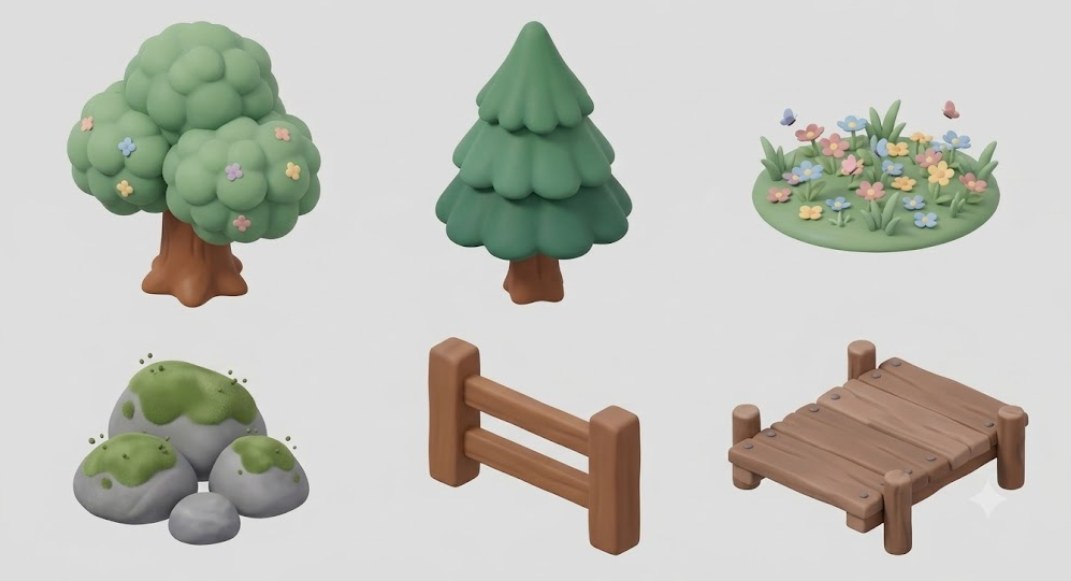
#> input picture art_source/reference/nature_props.png, 1071 x 581 px, given in place of logo_icons.webp, which was not available
$ python extract_reference.py
#> lines starting #> are read from the running program, lines starting #| are printed output that depends on the picture; after the words box and inside, x2 and y2 are one past the last pixel; in counts of white or black regions, pixels touching at a corner belong together; pictures that were not available may be replaced by others from this repository, and a replacement may not be noted
#!/usr/bin/env python3
"""참고 이미지(art_source/reference)에서 로고·HUD 아이콘·아이템 아이콘을 오려 투명 PNG로 저장한다.

배경(회색 단색 또는 바둑판 무늬)과 그 위의 옅은 그림자를 가장자리부터 지우고, 경계는 배경과의 색 차이로 부드럽게 만든다.
사용: python3 tools/art/extract_reference.py   (numpy, pillow, scipy 필요)
"""
from pathlib import Path

import numpy as np
from PIL import Image
from scipy import ndimage

ROOT = Path(__file__).resolve().parents[2]
REF = ROOT / "art_source" / "reference"

# (원본, 자를 영역 x0, y0, x1, y1, 저장 경로, 긴 변 크기[, 지울 영역(원본 좌표)])
CROPS = [
    ("logo_icons.webp", (286, 10, 652, 222), "assets/ui/logo.png", 720),
    ("logo_icons.webp", (403, 414, 578, 592), "assets/ui/icons/map.png", 128),
    ("logo_icons.webp", (489, 234, 665, 413), "assets/ui/icons/fishing.png", 128),
    ("logo_icons.webp", (610, 416, 781, 590), "assets/ui/icons/shop.png", 128),
    ("furniture.png", (40, 40, 264, 258), "assets/icons/items/log_stool.png", 128),
    ("furniture.png", (340, 72, 708, 258), "assets/icons/items/braided_rug.png", 128),
    ("furniture.png", (814, 20, 990, 276), "assets/icons/items/bookshelf.png", 128),
    ("furniture.png", (70, 283, 434, 563), "assets/icons/items/quilt_bed.png", 128),
    ("furniture.png", (562, 299, 724, 558), "assets/icons/items/flower_pot.png", 128),
    ("furniture.png", (856, 296, 957, 558), "assets/icons/items/floor_lamp.png", 128),
    ("fishing_items.png", (47, 49, 414, 533), "assets/icons/items/rod.png", 128, (300, 330, 414, 533)),
    ("fishing_items.png", (561, 49, 744, 284), "assets/icons/items/wooden_bucket.png", 128),
    ("fishing_items.png", (817, 355, 1001, 524), "assets/icons/items/spiral_shell.png", 128),
]


def background_mask(rgb: np.ndarray, checker: bool) -> np.ndarray:
    """배경이 될 수 있는 화소 (가장자리와 이어진 것만 실제로 지운다)."""
#> called with checker = True
    hi = rgb.max(axis=2)
    lo = rgb.min(axis=2)
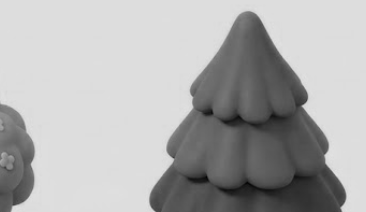
#> lo: shape (212, 366) int32; min 3, max 227, mean 174.5
    neutral = (hi - lo) < 16
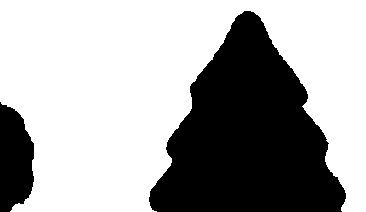
#> neutral: shape (212, 366) bool; 65.4% white; 2 black regions, box (x1, y1, x2, y2) and area: (149, 11, 346, 212) 23949, (0, 102, 34, 212) 2936
    if checker:
        return neutral & (lo > 170)
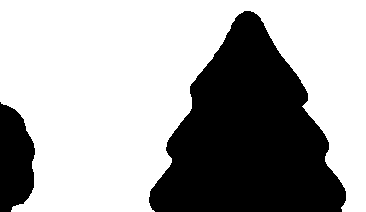
#> returned value: shape (212, 366) bool; 65.1% white; 2 black regions, box (x1, y1, x2, y2) and area: (149, 11, 346, 212) 24076, (0, 102, 35, 212) 2988
    # 단색 배경과 그 위의 옅은 그림자(같은 회색 계열로 조금 어두운 것).
    ref = np.median(rgb[:6, :6].reshape(-1, 3), axis=0)
    return neutral & (lo > ref.min() - 48)


def cut_out(rgb: np.ndarray, checker: bool) -> np.ndarray:
    maybe_bg = background_mask(rgb, checker)
    labels, _ = ndimage.label(maybe_bg)
    border = set(np.unique(np.concatenate([labels[0], labels[-1], labels[:, 0], labels[:, -1]]))) - {0}
#> border = 1 item
    bg = np.isin(labels, list(border))
    fg = ~bg
    # 작은 부스러기(워터마크 조각, 바둑판 틈)는 버리고, 가장 큰 덩어리와 그 근처만 남긴다.
    lab, n = ndimage.label(fg)
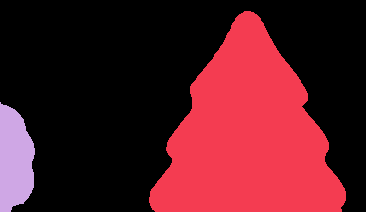
#> lab: shape (212, 366) int32; 3 distinct labels, from 0 to 2; one colour per label, 0 black
#> n = 2
    if n > 1:
        sizes = ndimage.sum(fg, lab, range(1, n + 1))
#> sizes = [24076, 2988]
        keep = np.zeros(n + 1, bool)
#> keep = [False, False, False]
        keep[1:] = sizes >= max(sizes.max() * 0.04, 40)
        fg = keep[lab]
    fg = ndimage.binary_fill_holes(fg)
    if not checker:
        # 낚싯줄과 대 사이처럼 물건에 둘러싸인 배경은 가장자리와 이어지지 않아 남는다. 배경색과 거의 같은 덩어리는 뚫는다.
        ref = np.median(rgb[:6, :6].reshape(-1, 3), axis=0)
        same = (np.abs(rgb - ref).max(axis=2) < 10)
        lab, n = ndimage.label(same & fg)
        if n > 0:
            sizes = ndimage.sum(same, lab, range(1, n + 1))
            big = np.zeros(n + 1, bool)
            big[1:] = sizes > 30
            fg = fg & ~big[lab]
    # 경계 1~2px는 반투명하게: 안쪽으로부터의 거리로 알파를 준다.
    inside = ndimage.distance_transform_edt(fg)
    alpha = np.clip(inside / 1.6, 0.0, 1.0)
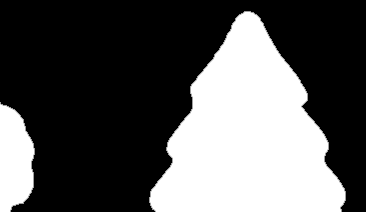
#> alpha: shape (212, 366) float64; min 0, max 1, mean 0.346
    return (alpha * 255).astype(np.uint8)


def save_crop(src: str, box: tuple, out: str, size: int, erase: tuple | None = None) -> None:
    image = Image.open(REF / src).convert("RGB")
    if erase is not None:
        # 이웃 물건이 겹쳐 들어오는 곳은 배경색으로 덮는다.
        bg = image.getpixel((2, 2))
        Image.Image.paste(image, bg, erase)
    crop = np.asarray(image.crop(box)).astype(np.int32)
    alpha = cut_out(crop, src.endswith(".webp"))
    rgba = np.dstack([crop.astype(np.uint8), alpha])
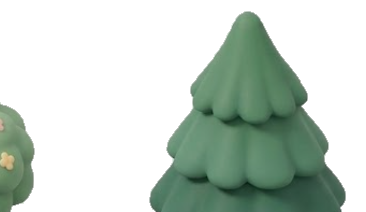
#> rgba: shape (212, 366, 4); mean R, G, B, A 174.9, 187.6, 178.3, 88.2; transparent parts drawn white
    result = Image.fromarray(rgba, "RGBA")
    bbox = result.getbbox()
#> bbox = (0, 11, 346, 212)
    if bbox:
        result = result.crop(bbox)
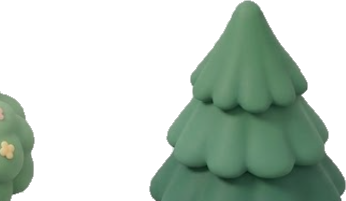
#> result: PIL image 346x201 RGBA; mean R, G, B, A 169.6, 183.7, 173.4, 98.4; transparent parts drawn white
    w, h = result.size
#> w = 346; h = 201
    scale = size / max(w, h)
#> scale = 2.08
    result = result.resize((max(1, round(w * scale)), max(1, round(h * scale))), Image.LANCZOS)
#> result: PIL image 720x418 RGBA
    if not out.endswith("logo.png"):
        # 아이콘은 정사각 캔버스 가운데에.
        canvas = Image.new("RGBA", (size, size), (0, 0, 0, 0))
        canvas.paste(result, ((size - result.width) // 2, (size - result.height) // 2), result)
        result = canvas
    target = ROOT / out
    target.parent.mkdir(parents=True, exist_ok=True)
    result.save(target, optimize=True)
    print(f"{out}: {result.size}")
#| assets/ui/logo.png: (720, 418)


if __name__ == "__main__":
    for entry in CROPS:
        save_crop(*entry)
